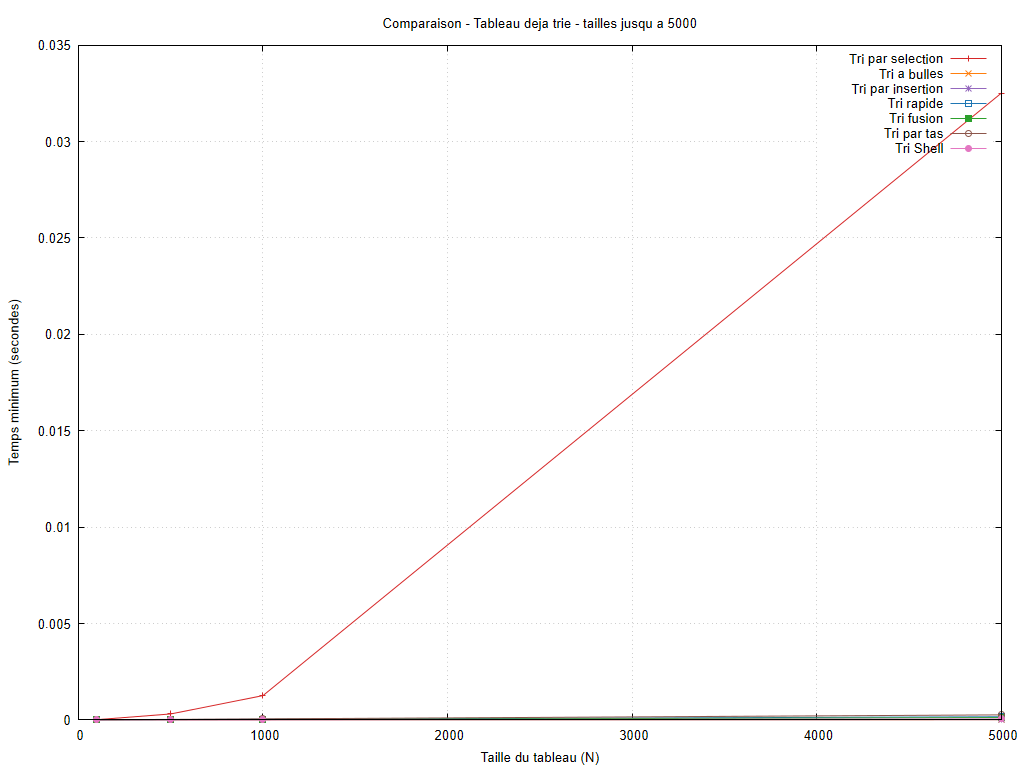

Here is the gnuplot script that generated this plot:
set encoding utf8
set terminal pngcairo size 1024,768 font 'Arial,10'
set output 'graphiques/20261011_212626/configurations/croissant_petites_tailles.png'
set datafile missing 'non_mesure'
set datafile separator ';'
set title 'Comparaison - Tableau deja trie - tailles jusqu a 5000'
set xlabel 'Taille du tableau (N)'
set ylabel 'Temps minimum (secondes)'
set grid
set yrange [0:*]
set xrange [0:5000]
plot 'resultats/20261011_212626/croissant.csv' every ::1 using 1:(column(1)<=5000 && column(2)>=0 ? column(2) : 1/0) title 'Tri par selection' with linespoints lc rgb '#d62728', 'resultats/20261011_212626/croissant.csv' every ::1 using 1:(column(1)<=5000 && column(4)>=0 ? column(4) : 1/0) title 'Tri a bulles' with linespoints lc rgb '#ff7f0e', 'resultats/20261011_212626/croissant.csv' every ::1 using 1:(column(1)<=5000 && column(6)>=0 ? column(6) : 1/0) title 'Tri par insertion' with linespoints lc rgb '#9467bd', 'resultats/20261011_212626/croissant.csv' every ::1 using 1:(column(1)<=5000 && column(8)>=0 ? column(8) : 1/0) title 'Tri rapide' with linespoints lc rgb '#1f77b4', 'resultats/20261011_212626/croissant.csv' every ::1 using 1:(column(1)<=5000 && column(10)>=0 ? column(10) : 1/0) title 'Tri fusion' with linespoints lc rgb '#2ca02c', 'resultats/20261011_212626/croissant.csv' every ::1 using 1:(column(1)<=5000 && column(12)>=0 ? column(12) : 1/0) title 'Tri par tas' with linespoints lc rgb '#8c564b', 'resultats/20261011_212626/croissant.csv' every ::1 using 1:(column(1)<=5000 && column(14)>=0 ? column(14) : 1/0) title 'Tri Shell' with linespoints lc rgb '#e377c2'
unset output
